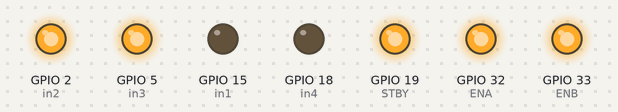
Recording of a program running on a simulated ESP32. Parts: output pins drawn as LEDs (lit = HIGH).

Above: at 0.1 s.
Timing chart, 0 to 1.6 s (numbered marks = the images above):
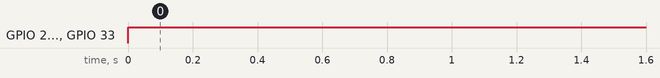

Measured:
- by itself, GPIO 2 (in2), GPIO 5 (in3), GPIO 32 (ENA), GPIO 33 (ENB): LOW → HIGH at 0.00 s

The program:

main.cpp
```cpp
#include <Arduino.h>

#define in1 15
#define in2 2
#define in3 5
#define in4 18
#define ENA 32
#define ENB 33
#define STBY 19

#define freq 5000
#define kenh0 0
#define kenh1 1
#define reslution 8


void chaytien();
void chaylui();
void phai();
void trai();

void setup() {
  pinMode(in1, OUTPUT);
  pinMode(in2, OUTPUT);
  pinMode(in3, OUTPUT);
  pinMode(in4, OUTPUT);
  pinMode(ENA, OUTPUT);
  pinMode(ENB, OUTPUT);
   pinMode(STBY, OUTPUT);

  digitalWrite(STBY, HIGH);
  digitalWrite(in1, LOW);
  digitalWrite(in2, LOW);
  digitalWrite(in3, LOW);
  digitalWrite(in4, LOW);

  ledcSetup(kenh0, freq, reslution);
  ledcSetup(kenh1, freq, reslution);
  ledcAttachPin(ENA, kenh0);
  ledcAttachPin(ENB, kenh1);


}

void loop() {
  chaytien();
  // delay(1500);

  // phai();
  // delay(500);

  // chaytien();
  // delay(1500);

  // trai();
  // delay(500);
}

void chaytien(){
  digitalWrite(in1, LOW);
  digitalWrite(in2, HIGH);
   digitalWrite(in3, HIGH);
   digitalWrite(in4, LOW);
  ledcWrite(kenh0, 256);
  ledcWrite(kenh1, 256);
}

void phai(){
  digitalWrite(in1, HIGH);
  digitalWrite(in2, LOW);
  digitalWrite(in3, HIGH);
  digitalWrite(in4, LOW);
  ledcWrite(kenh0, 0);
  ledcWrite(kenh1, 128);
}

void trai(){
  digitalWrite(in1, HIGH);
  digitalWrite(in2, LOW);
  digitalWrite(in3, HIGH);
  digitalWrite(in4, LOW);
  ledcWrite(kenh0, 128);
  ledcWrite(kenh1, 0);
}
```
